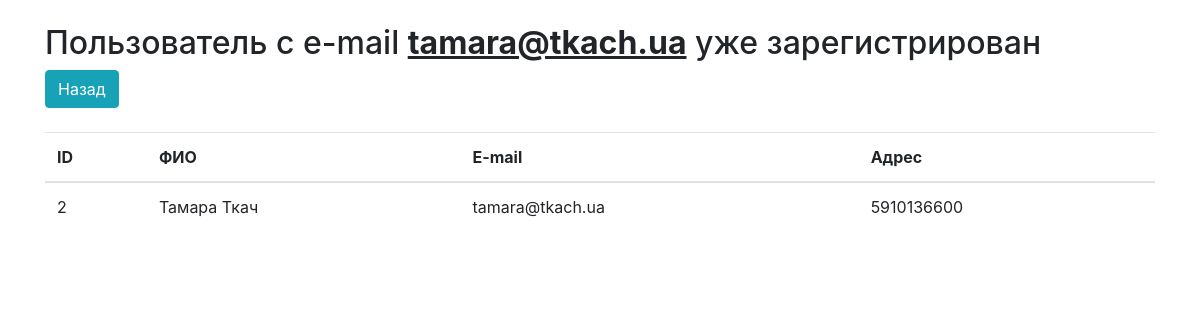
Screenshot of /view/usercard.php?email=tamara@tkach.ua with the database file from the repository.
### tables this page shows
CREATE TABLE `reg_users` (
  `id` int(10) UNSIGNED NOT NULL,
  `name` varchar(100) NOT NULL,
  `email` varchar(100) NOT NULL,
  `territory` varchar(255) NOT NULL
);

### Database/QueryBuilder.php (called while the page is built, shortened)
<?php
class QueryBuilder
{
    public $pdo;
    function __construct()
    {
        try{
        $this->pdo = new PDO('mysql:host=localhost; dbname=artjoker; charset=utf8', 'root', 'root', array(
            PDO::ATTR_ERRMODE => TRUE
        ));
        } catch (PDOException $e) {
            die($e->getMessage());
        }
    }
    function getOneByEmail($table, $email)
    {
        $sql = "SELECT id, name, email, territory FROM $table WHERE email=:email";
        $statement = $this->pdo->prepare($sql);
        $statement->bindParam(":email", $email);
        $statement->execute();
        $result = $statement->fetch(PDO::FETCH_ASSOC);
        return $result;
    }
}

### view/usercard.php (the view, shortened to what this page needs)
<?php
require_once '../Database/QueryBuilder.php';
$db = new QueryBuilder();
$email = $_GET['email'];
$user = $db->getOneByEmail("reg_users", $email);
?>
<!doctype html>
<html lang="en">
<head>
    <link rel="stylesheet" href="../components/css/bootstrap/bootstrap.css">
</head>
<body>
<div class="container">
    <div class="row">
        <div class="col-md-12">
            <br><h2>Пользователь с e-mail <u><b><?php echo "$email"; ?></b></u> уже зарегистрирован</h2>
            <a href="/registration" class="btn btn-info">Назад</a><br><br>
            <table class="table">
                <thead>
                <tr>
                    <th>ID</th>
                    <th>ФИО</th>
                    <th>E-mail</th>
                    <th>Адрес</th>
                </tr>
                </thead>
                <tbody>
                    <tr>
                        <td><?= $user['id']; ?></td>
                        <td><?= $user['name']; ?></td>
                        <td><?= $user['email']; ?></td>
                        <td><?= $user['territory']; ?></td>
                    </tr>
                </tbody>
            </table>
        </div>
    </div>
</div>
</body>
</html>

### rows the page displays
reg_users: id "2", name "Тамара Ткач", email "tamara@tkach.ua", territory "5910136600"

### other values shown
$email "tamara@tkach.ua"
